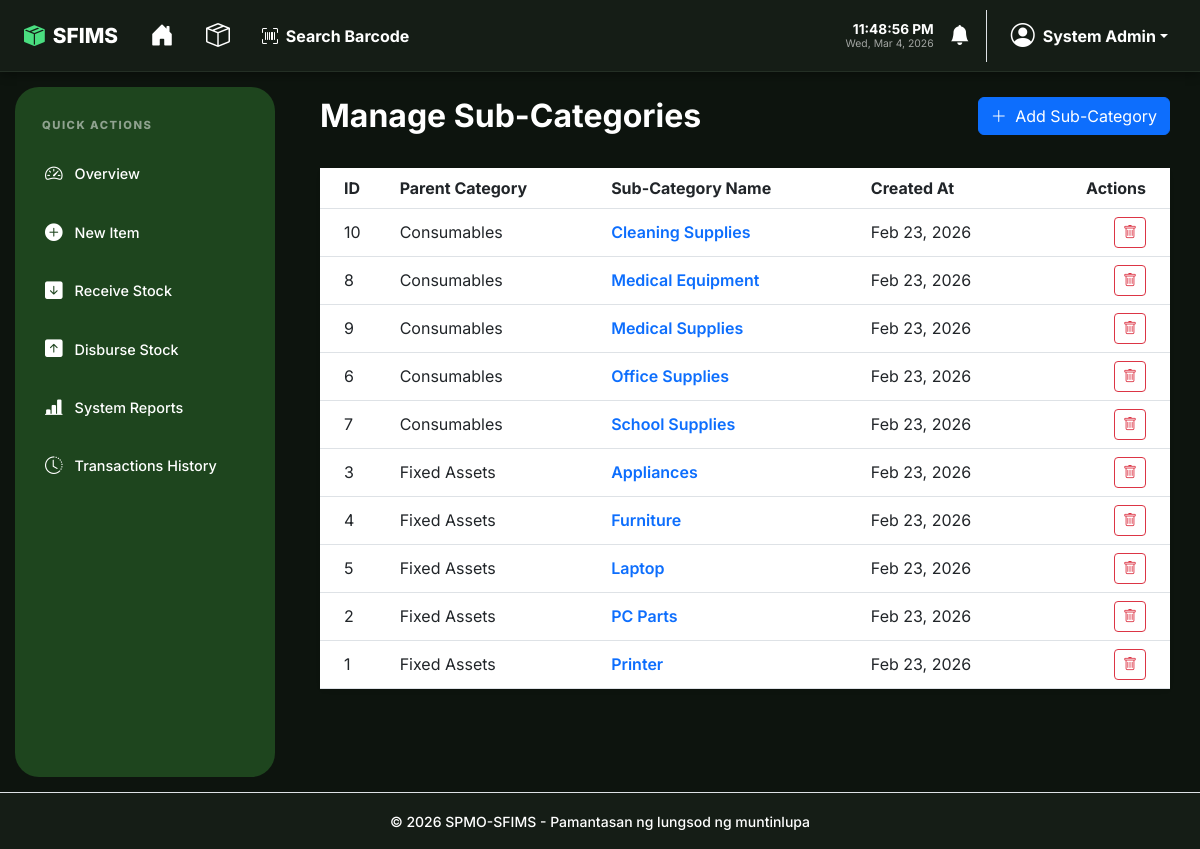
/admin/sub_categories.php (signed in), run on the app's committed database.
### tables this page shows
CREATE TABLE IF NOT EXISTS sub_categories (
    id INT AUTO_INCREMENT PRIMARY KEY,
    category_id INT NOT NULL,
    name VARCHAR(100) NOT NULL,
    created_at TIMESTAMP DEFAULT CURRENT_TIMESTAMP,
    FOREIGN KEY (category_id) REFERENCES categories(id) ON DELETE CASCADE
);

CREATE TABLE IF NOT EXISTS categories (
    id INT AUTO_INCREMENT PRIMARY KEY,
    name VARCHAR(100) NOT NULL UNIQUE,
    created_at TIMESTAMP DEFAULT CURRENT_TIMESTAMP
);

### config/app.php (called while the page is built, shortened)
<?php
function h($string)
{
    return htmlspecialchars($string, ENT_QUOTES, 'UTF-8');
}

### admin/sub_categories.php (the view, shortened to what this page needs)
<?php
require_once '../config/app.php';
$db = Database::getInstance();
$sql = "SELECT s.*, c.name as category_name
        FROM sub_categories s
        JOIN categories c ON s.category_id = c.id
        ORDER BY c.name ASC, s.name ASC";
$sub_categories = $db->query($sql)->fetchAll();
require_once '../partials/header.php';
?>
<div class="row mb-4">
    <div class="col-md-6">
        <h2 class="fw-bold">Manage Sub-Categories</h2>
    </div>
    <div class="col-md-6 text-end">
        <button type="button" class="btn btn-primary" data-bs-toggle="modal" data-bs-target="#addSubCategoryModal">
            <i class="bi bi-plus-lg me-1"></i> Add Sub-Category
        </button>
    </div>
</div>
<div class="card shadow-sm border-0">
    <div class="card-body p-0">
        <div class="table-responsive">
            <table class="table table-hover align-middle mb-0">
                <thead class="bg-light">
                    <tr>
                        <th class="ps-4">ID</th>
                        <th>Parent Category</th>
                        <th>Sub-Category Name</th>
                        <th>Created At</th>
                        <th class="text-end pe-4">Actions</th>
                    </tr>
                </thead>
                <tbody>
                    <?php if ($sub_categories): ?>
                        <?php foreach ($sub_categories as $sc): ?>
                            <tr>
                                <td class="ps-4"><?php echo $sc['id']; ?></td>
                                <td><?php echo h($sc['category_name']); ?></td>
                                <td class="fw-semibold text-primary"><?php echo h($sc['name']); ?></td>
                                <td><?php echo date('M d, Y', strtotime($sc['created_at'])); ?></td>
                                <td class="text-end pe-4">
                                    <form method="POST" action="" class="d-inline">
                                        <button type="submit" class="btn btn-sm btn-outline-danger" onclick="return confirm('Are you sure you want to delete this sub-category?')">
                                            <i class="bi bi-trash"></i>
                                        </button>
                                    </form>
                                </td>
                            </tr>
                        <?php endforeach; ?>
                    <?php endif; ?>
                </tbody>
            </table>
        </div>
    </div>
</div>
<?php require_once '../partials/footer.php'; ?>

### partials/header.php (style rules this page uses)
*, *::before, *::after { transition: background-color 0.3s ease, border-color 0.3s ease, color 0.3s ease, box-shadow 0.3s ease; }
:root { --sfims-bg: #f3f7f4; --sfims-card-bg: #ffffff; --sfims-text: #1e3a1a; --sfims-border: #dce3dc; --sfims-green: #1e451e; --sfims-accent: #2d5a27; --sfims-input-bg: #ffffff; --header-dark: #ffffff; --sidebar-width: 260px; --nav-shadow: rgba(0, 0, 0, 0.05); --sidebar-text: rgba(255, 255, 255, 0.85); --dropdown-header-text: #6c757d; }
[data-theme="dark"] { --sfims-bg: #0d140e; --sfims-card-bg: #151d16; --sfims-text: #ffffff; --sfims-border: #242f25; --sfims-green: #1e451e; --sfims-input-bg: #2a332b; --header-dark: #151d16; --nav-shadow: rgba(0, 0, 0, 0.4); --sfims-accent: #ffffff; --sidebar-text: #ffffff; --dropdown-header-text: #a1a1a1; }
body { background-color: var(--sfims-bg) !important; color: var(--sfims-text) !important; font-family: 'Inter', sans-serif; min-height: 100vh; margin: 0; display: flex; flex-direction: column; overflow-x: hidden; }

### data on the page
sub_categories: id "10", category.name "Consumables", name "Cleaning Supplies", created_at "Feb 23, 2026"
sub_categories: id "8", category.name "Consumables", name "Medical Equipment", created_at "Feb 23, 2026"
sub_categories: id "9", category.name "Consumables", name "Medical Supplies", created_at "Feb 23, 2026"
sub_categories: id "6", category.name "Consumables", name "Office Supplies", created_at "Feb 23, 2026"
sub_categories: id "7", category.name "Consumables", name "School Supplies", created_at "Feb 23, 2026"
sub_categories: id "3", category.name "Fixed Assets", name "Appliances", created_at "Feb 23, 2026"
sub_categories: id "4", category.name "Fixed Assets", name "Furniture", created_at "Feb 23, 2026"
sub_categories: id "5", category.name "Fixed Assets", name "Laptop", created_at "Feb 23, 2026"
sub_categories: id "2", category.name "Fixed Assets", name "PC Parts", created_at "Feb 23, 2026"
sub_categories: id "1", category.name "Fixed Assets", name "Printer", created_at "Feb 23, 2026"

### other printed values
$_SESSION['full_name'] "System Admin"
